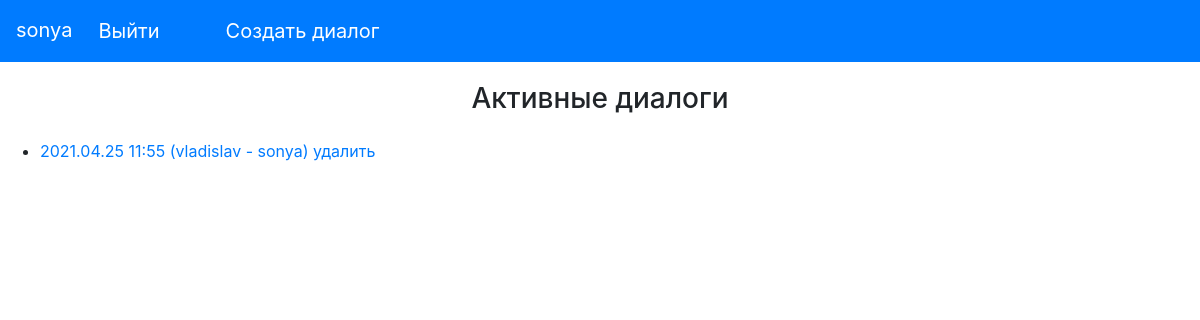
The page / (signed in) on the database as committed earlier.
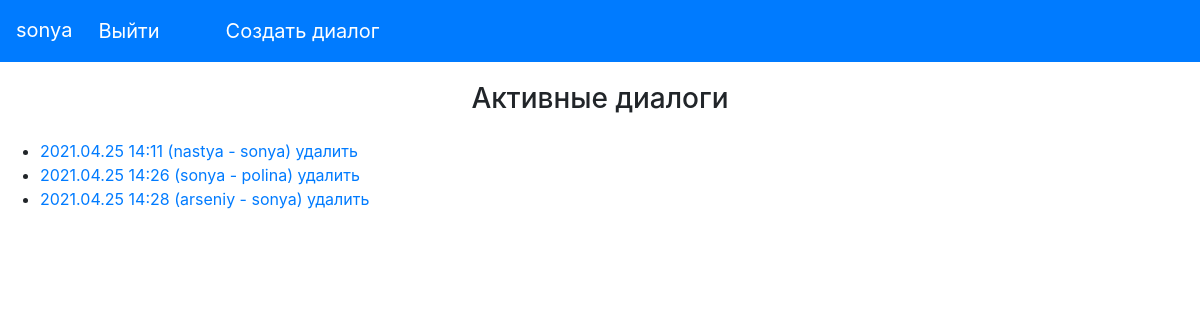
The same page on the database as committed later.
### mainapp/models.py (models this page shows, shortened)
class DialogMembers(models.Model):
    CREATOR = '0'
    INTERLOCUTOR = '1'
    ROLE_CHOICES = (
        (CREATOR, 'создатель'),
        (INTERLOCUTOR, 'собеседник'),
    )
    dialog = models.ForeignKey(Dialog,
                               verbose_name='диалог',
                               on_delete=models.CASCADE,
                               related_name="members")
    member = models.ForeignKey(User,
                               verbose_name='участник диалога',
                               on_delete=models.CASCADE,
                               related_name="dialogs")
    role = models.CharField(verbose_name='роль',
                            choices=ROLE_CHOICES,
                            db_index=True,
                            max_length=60)
    class Meta:
        verbose_name = 'Участники диалога'
        verbose_name_plural = 'Участники диалогов'
        ordering = ['dialog', '-role', 'member']

class Dialog(models.Model):
    created = models.DateTimeField(verbose_name='отправлено',
                                   auto_now_add=True,
                                   db_index=True)
    name = models.CharField(verbose_name='имя', max_length=64, blank=True)
    def __str__(self):
        members = User.objects.filter(
            pk__in=self.members.values_list('member_id', flat=True)). \
            values_list('username', flat=True)
        result = f'{self.created.strftime("%Y.%m.%d %H:%M")} ' \
                 f'({" - ".join(members)})'
        return result

### mainapp/views.py (the view)
# urls.py: path('', mainapp.index, name='index'),
@login_required
def index(request):
    dialogues = request.user.dialogs.select_related('dialog').all()
    context = {
        'page_title': 'Диалоги',
        'dialogues': dialogues,
    }
    return render(request, 'mainapp/index.html', context)

### mainapp/templates/mainapp/index.html (shortened to what this page needs)
{% load static %}
<!DOCTYPE html>
<html lang="ru">
<head>
    {% block css %}
    <link rel="stylesheet" href="https://maxcdn.bootstrapcdn.com/bootstrap/4.0.0/css/bootstrap.min.css"
>
    <link rel="stylesheet" href="{% static 'css/style.css' %}">
    {% endblock %}
</head>
<body>
{% if user.is_authenticated %}
<div class="navbar navbar-expand-sm bg-primary navbar-dark">
        <span style="margin-right: 18px; padding-bottom:2px; color: white; font-size: 20px">
            {{ user.username }}
        </span>
    <a href="{% url 'auth:logout' %}" class="button-logout"
       style="color:white; padding:8px; font-size: 20px;">Выйти</a>
    <div class="dialog-create">
        <a href="{% url 'mainapp:dialog_create' %}" class="button-creation"
           style="color:white; padding:8px; font-size: 20px; margin-left: 50px;">Создать диалог</a>
    </div>
</div>
{% endif %}
<h3 class="text-center" style="padding-top: 20px;">Активные диалоги</h3>
<div class="dialogues-list">
    <ul class="#" style="padding-top: 15px;">
        {% for item in dialogues %}
        <li class="#">
            <span class="link-dialog">
            <a class="#" href="{% url 'mainapp:dialog' item.dialog_id %}"
               style="text-decoration: none;">
                {{ item.dialog }}
            </a>
            </span>
            <span class="delete-dialog">
                <a class="#" href="{% url 'mainapp:delete_dialog' item.dialog_id %}"
                   style="text-decoration: none;">
                    удалить
            </a>
            </span>
        </li>
        {% endfor %}
    </ul>
</div>
</body>
</html>

Rows that differ between the two databases and show on the page:
removed DialogMembers: dialog "2021.04.25 11:55 (vladislav - sonya)"
added DialogMembers: dialog "2021.04.25 14:11 (nastya - sonya)"
added DialogMembers: dialog "2021.04.25 14:26 (sonya - polina)"
added DialogMembers: dialog "2021.04.25 14:28 (arseniy - sonya)"
